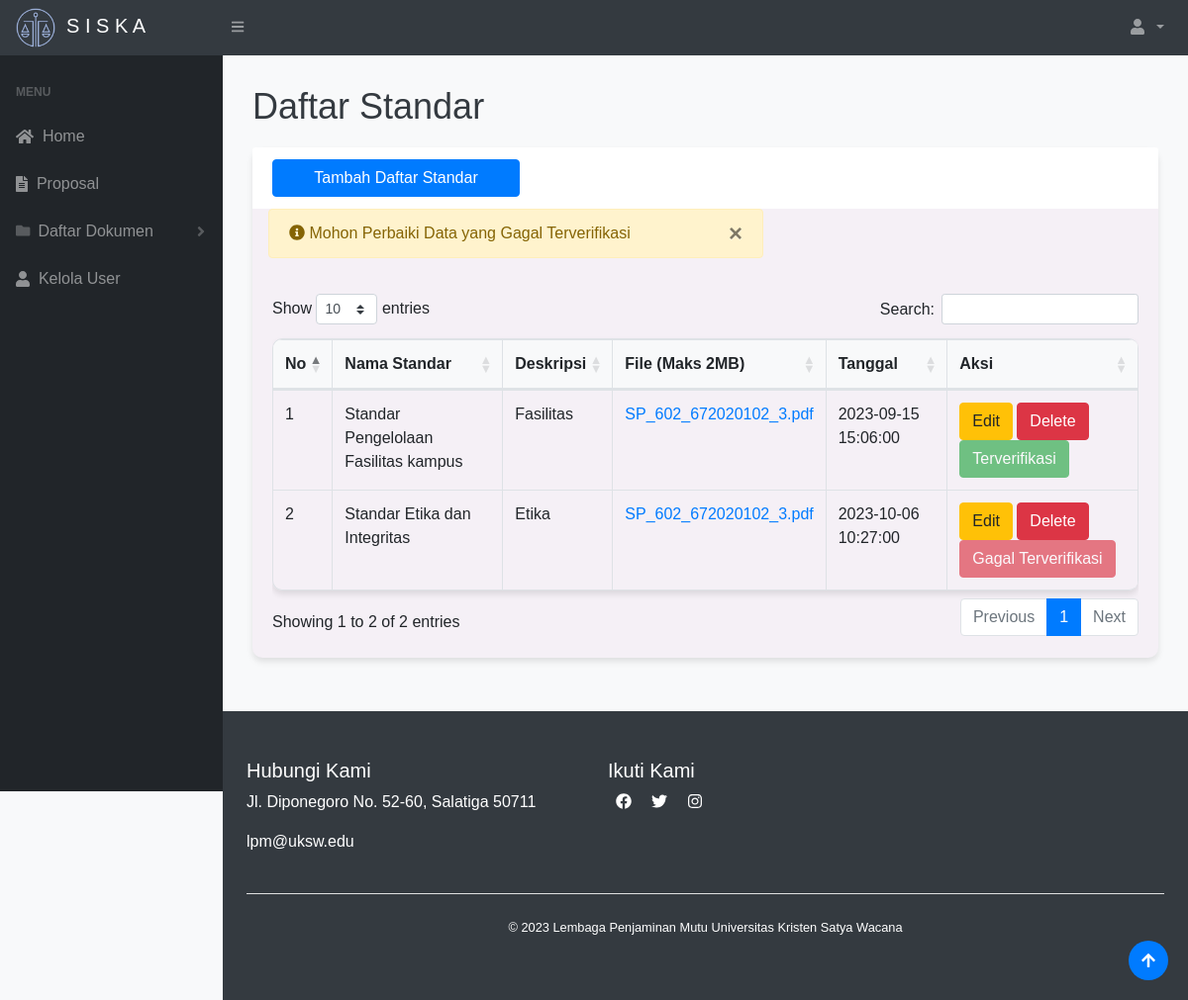
/admin/standar.php (signed in), run on the app's committed database.
### tables this page shows
CREATE TABLE `standar` (
  `idstandar` int(11) NOT NULL,
  `namastandar` varchar(50) NOT NULL,
  `deskripsi` varchar(150) NOT NULL,
  `file` varchar(50) NOT NULL,
  `tanggal` datetime NOT NULL,
  `status` int(11) NOT NULL
);

### admin/standar.php (the view, shortened to what this page needs)
<?php
require "../function.php";
if (isset($_SESSION['log']) && $_SESSION['role'] === 'admin') {
?>
    <!DOCTYPE html>
    <html lang="en">
    <head>
        <link href="../css/styles.css" rel="stylesheet" />
        <link href="../css/tambah.css" rel="stylesheet" />
        <link href="https://cdn.datatables.net/1.10.20/css/dataTables.bootstrap4.min.css" rel="stylesheet" />
    </head>
    <body class="sb-nav-fixed">
        <?php include('../navbar.php'); ?>
        <div id="layoutSidenav">
            <div id="layoutSidenav_nav">
                <?php include('sidebar.php'); ?>
            </div>
            <div id="layoutSidenav_content">
                <main>
                    <div class="container-fluid">
                        <h1>Daftar Standar </h1>
                        <div class="card mb-4">
                            <div class="card-header">
                                <button type="button" class="btn btn-primary" data-toggle="modal" data-target="#myModal">
                                    Tambah Daftar Standar
                                </button>
                            </div>
                            <?php
                            $ambilsemuadatastandar = mysqli_query($conn, "select * from standar where status = 2");
                            while ($data = mysqli_fetch_array($ambilsemuadatastandar)) {
                            ?>
                                <div class="alert alert-warning ml-3" role="alert" style="max-width: 500px;">
                                    <i class="fas fa-info-circle"></i> Mohon Perbaiki Data yang Gagal Terverifikasi
                                    <button type="button" class="close" data-dismiss="alert" aria-label="Close">
                                        <span aria-hidden="true">&times;</span>
                                    </button>
                                </div>
                            <?php
                            };
                            ?>
                            <div class="card-body">
                                <div class="table-responsive">
                                    <table class="table table-bordered" id="dataTable" width="100%" cellspacing="0">
                                        <thead>
                                            <tr>
                                                <th>No</th>
                                                <th>Nama Standar</th>
                                                <th>Deskripsi</th>
                                                <th>File (Maks 2MB)</th>
                                                <th>Tanggal</th>
                                                <th>Aksi</th>
                                            </tr>
                                        </thead>
                                        <tbody>
                                            <?php
                                            $ambilsemuadatastandar = mysqli_query($conn, "select * from standar");
                                            $i = 1;
                                            while ($data = mysqli_fetch_array($ambilsemuadatastandar)) {
                                                $namastandar = $data['namastandar'];
                                                $deskripsi = $data['deskripsi'];
                                                $file = $data['file'];
                                                $ids = $data['idstandar'];
                                                $tanggal = $data['tanggal'];
                                                $status = $data['status'];
                                            ?>
                                                <tr>
                                                    <td><?= $i++; ?></td>
                                                    <td><?= $namastandar; ?></td>
                                                    <td><?= $deskripsi; ?></td>
                                                    <td><a href="../assets/standar/pdf/<?= $file; ?>" target="_blank"><?= $file; ?></a></td>
                                                    <td><?= $tanggal; ?></td>
                                                    <td>
                                                        <button type="button" class="btn btn-warning" data-toggle="modal" data-target="#edit<?= $ids; ?>">
                                                            Edit
                                                        </button>
                                                        <button type="button" class="btn btn-danger" data-toggle="modal" data-target="#delete<?= $ids; ?>">
                                                            Delete
                                                        </button>
                                                        <?php
                                                        if ($status == 0) {
                                                            echo '<button type="button" class="btn btn-info" disabled>Belum Terverifikasi</button>';
                                                        } else if ($status == 1) {
                                                            echo '<button type="button" class="btn btn-success" disabled>Terverifikasi</button>';
                                                        } else {
                                                            echo '<button type="button" class="btn btn-danger" disabled>Gagal Terverifikasi</button>';
                                                        }
                                                        ?>
                                                    </td>
                                                </tr>
                                            <?php
                                            };
                                            ?>
                                        </tbody>
                                    </table>
                                </div>
                            </div>
                        </div>
                        <button onclick="topFunction()" id="myBtn" title="Go to top"><i class="fas fa-arrow-up"></i></button>
                </main>
                <?php include('../footer.php'); ?>
            </div>
        </div>
    </body>
    </html>
<?php
} else {
    header("location:../login.php");
    exit();
}
?>

### css/tambah.css (style rules this page uses)
body { font-family: Arial, sans-serif; background-color: #f8f9fa; }
.container-fluid { padding: 30px; }
h1 { font-size: 36px; margin-bottom: 20px; color: #343a40; }
.card { margin-bottom: 30px; border: none; border-radius: 10px; box-shadow: 0 4px 6px rgba(0, 0, 0, 0.1); }
.card-header { background-color: #fff; border-bottom: none; }
.card-body { padding: 20px; }
table { width: 100%; border-collapse: collapse; border-radius: 10px; overflow: hidden; box-shadow: 0 4px 6px rgba(0, 0, 0, 0.1); }
th, td { padding: 12px 15px; text-align: left; border-bottom: 1px solid #e9ecef; }
th { background-color: #f8f9fa; }
a { text-decoration: none; }
#myBtn { position: fixed; bottom: 20px; right: 20px; background: none; border: none; padding: 0; cursor: pointer; width: 40px; height: 40px; border-radius: 50%; background-color: #007bff; color: #fff; display: flex; justify-content: center; align-items: center; }

### data on the page
standar: namastandar "Standar Etika dan Integritas", deskripsi "Etika", file "SP_602_672020102_3.pdf", tanggal "2023-10-06 10:27:00", status "Gagal Terverifikasi"
standar: namastandar "Standar Pengelolaan Fasilitas kampus", deskripsi "Fasilitas", file "SP_602_672020102_3.pdf", tanggal "2023-09-15 15:06:00", status "Terverifikasi"
